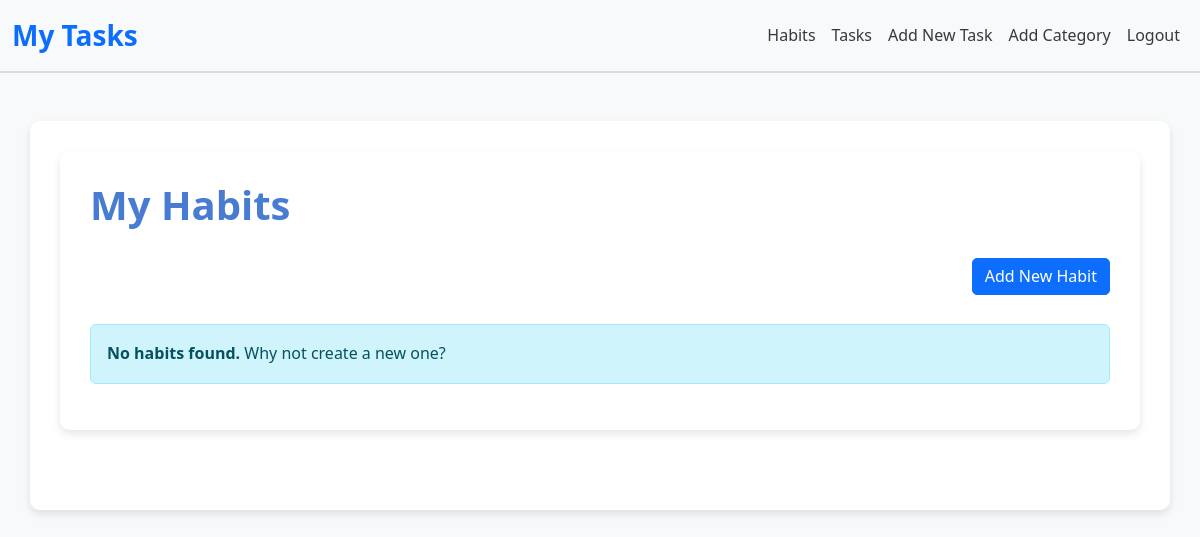
The page /habits/ (signed in) on the database as committed earlier.
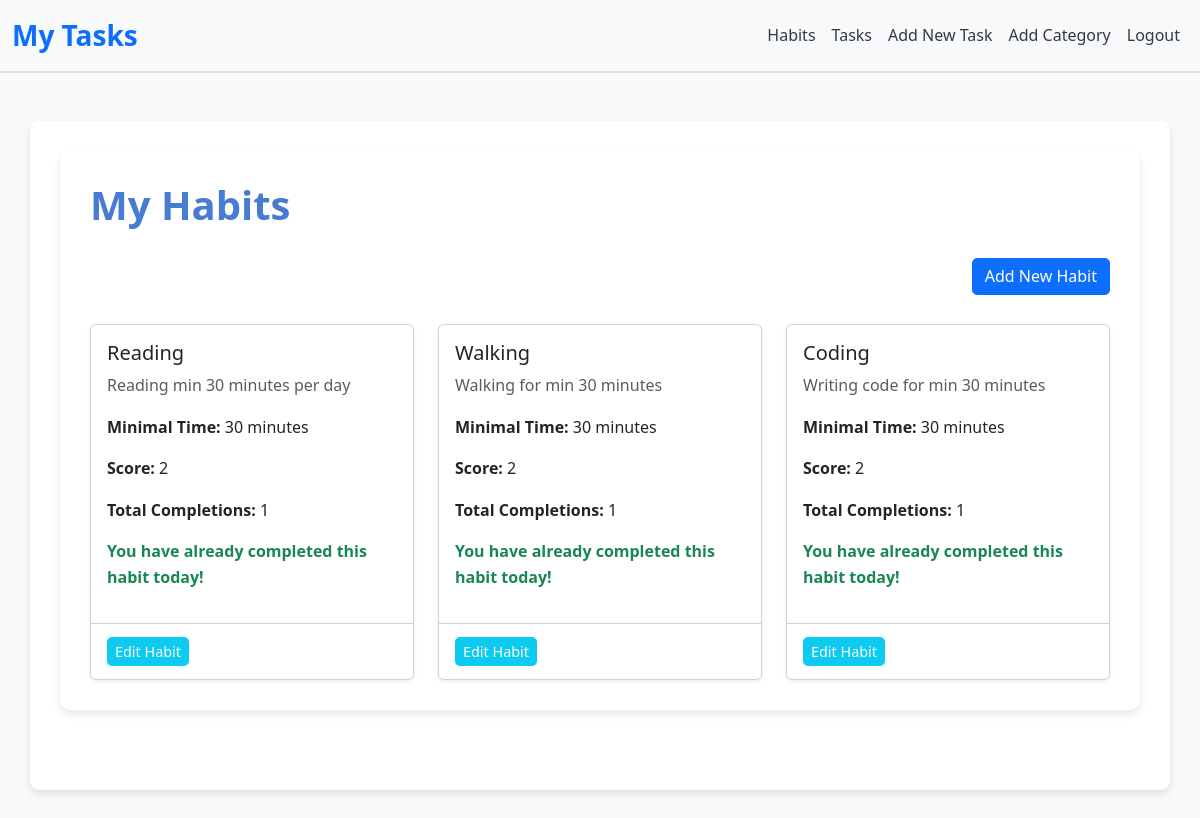
The same page on the database as committed later.
### tasker/models.py (models this page shows, shortened)
class Habit(models.Model):
    user = models.ForeignKey(User, on_delete=models.DO_NOTHING)
    name = models.CharField(max_length=150)
    description = models.CharField(max_length=1000)
    minimal_time = models.IntegerField()
    score = models.IntegerField(default=0)

### tasker/views.py (the view)
# urls.py: path('habits/', HabitListView.as_view(), name='habit_list'),
class HabitListView(LoginRequiredMixin, View):
    login_url = 'login'
    def get(self, request):
        habits = Habit.objects.filter(user=request.user)
        for habit in habits:
            total_completions = CompletedHabit.objects.filter(habit=habit).count()
            habit.total_completions = total_completions
            start_of_day = timezone.now().replace(hour=0, minute=0, second=0, microsecond=0)
            has_completed_today = CompletedHabit.objects.filter(
                habit=habit,
                user=request.user,
                created_at_utc__gte=start_of_day
            ).exists()
            habit.has_completed_today = has_completed_today
        return render(request, 'tasker/habits.html', {'habits': habits})

### tasker/templates/tasker/habits.html
{% extends 'base.html' %}
{% load static %}
{% block content %}
<div class="container">
  <h1 class="mb-4">My Habits</h1>
  <div class="d-flex justify-content-end mb-4">
    <a href="{% url 'add_habit' %}" class="btn btn-primary">
      Add New Habit
    </a>
  </div>
  {% if habits %}
    <div class="row row-cols-1 row-cols-md-2 row-cols-lg-3 g-4">
      {% for habit in habits %}
        <div class="col">
          <div class="card shadow-sm h-100">
            <div class="card-body">
              <h5 class="card-title">{{ habit.name }}</h5>
              <p class="card-text text-muted">{{ habit.description }}</p>
              <p><strong>Minimal Time:</strong> {{ habit.minimal_time }} minutes</p>
              <p><strong>Score:</strong> {{ habit.score }}</p>
              <p><strong>Total Completions:</strong> {{ habit.total_completions }}</p>
              {% if habit.has_completed_today %}
                <p class="text-success fw-bold">
                  You have already completed this habit today!
                </p>
              {% else %}
                <a href="{% url 'complete_habit' habit.id %}" class="btn btn-success">
                  Complete Habit for Today
                </a>
              {% endif %}
            </div>
            <div class="card-footer bg-white">
              <a href="{% url 'edit_habit' habit.id %}" class="btn btn-info btn-sm">
                Edit Habit
              </a>
            </div>
          </div>
        </div>
      {% endfor %}
    </div>
  {% else %}
    <div class="alert alert-info mt-4">
      <strong>No habits found.</strong> Why not create a new one?
    </div>
  {% endif %}
</div>
{% endblock %}

### templates/base.html (shortened to what this page needs)
{% load static %}
<!DOCTYPE html>
<html lang="en">
<head>
    <link rel="stylesheet"
          href="https://cdnjs.cloudflare.com/ajax/libs/bootstrap/5.3.0/css/bootstrap.min.css">
    <link rel="stylesheet" href="{% static 'style.css' %}">
</head>
<body>
    <nav class="navbar navbar-expand-lg navbar-light bg-light">
        <div class="container-fluid">
            <a class="navbar-brand" href="#">My Tasks</a>
            <div class="collapse navbar-collapse" id="navbarSupportedContent">
                <ul class="navbar-nav ms-auto">
                    <li class="nav-item">
                        <a class="nav-link" href="{% url 'habit_list' %}">Habits</a>
                    </li>
                    <li class="nav-item">
                        <a class="nav-link" href="{% url 'task_list' %}">Tasks</a>
                    </li>
                    <li class="nav-item">
                        <a class="nav-link" href="{% url 'add_task' %}">Add New Task</a>
                    </li>
                    <li class="nav-item">
                        <a class="nav-link" href="{% url 'add_category' %}">Add Category</a>
                    </li>
                    <li class="nav-item">
                        <a class="nav-link" href="{% url 'logout' %}">Logout</a>
                    </li>
                </ul>
            </div>
        </div>
    </nav>
    <div class="container mt-5">
        {% block content %}{% endblock %}
    </div>
</body>
</html>

### static/style.css (style rules this page uses)
* { margin: 0; padding: 0; box-sizing: border-box; }
body { font-family: 'Segoe UI', Tahoma, Geneva, Verdana, sans-serif; background-color: #f8f9fa; color: #333; line-height: 1.6; }
.navbar { border-bottom: 2px solid #ddd; }
.navbar-brand { font-size: 1.75rem; font-weight: bold; color: #0d6efd; transition: color 0.3s ease; }
.nav-link { font-weight: 500; color: #343a40; transition: color 0.3s ease; }
.container { background-color: #ffffff; border-radius: 10px; box-shadow: 0 4px 8px rgba(0, 0, 0, 0.1); padding: 30px; margin-bottom: 50px; }
h1, h2, h3 { margin-bottom: 15px; font-weight: bold; color: #477cd2; }
.btn { transition: all 0.2s ease-in-out; font-weight: 500; padding: 0.35rem 0.75rem; border-radius: 5px; margin: 5px 0; text-decoration: none; display: inline-block; }
.btn-info { background-color: #0dcaf0; border: none; color: #fff; }
.btn-sm { font-size: 0.9rem; padding: 0.25rem 0.5rem; }
.text-success { font-weight: bold; color: #198754 !important; }

Rows that differ between the two databases and show on the page:
added Habit: name "Reading", description "Reading min 30 minutes per day", minimal_time "30", score "2", total_completions "1", shows "You have already completed this habit today!"
added Habit: name "Walking", description "Walking for min 30 minutes", minimal_time "30", score "2", total_completions "1", shows "You have already completed this habit today!"
added Habit: name "Coding", description "Writing code for min 30 minutes", minimal_time "30", score "2", total_completions "1", shows "You have already completed this habit today!"
Other text that changed with them:
text no longer shown: "No habits found. Why not create a new one?"
